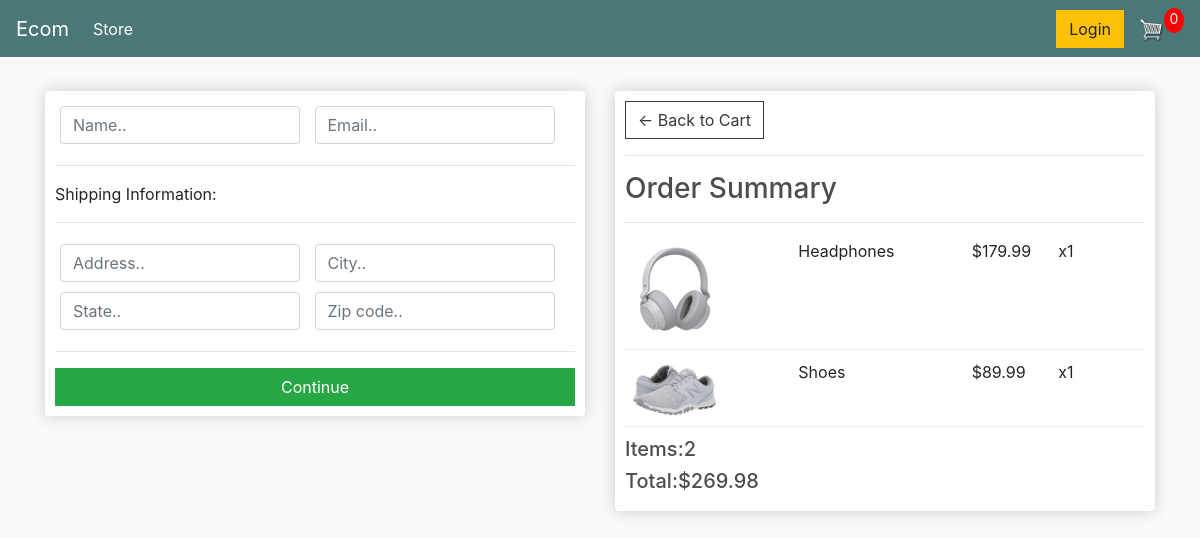
Screenshot of /checkout/ (signed in) with the database file from the repository.
### store/models.py (models this page shows, shortened)
class OrderedItem(models.Model):
    product = models.ForeignKey(Product, on_delete=models.SET_NULL, blank=True, null=True)
    order = models.ForeignKey(Order, on_delete=models.SET_NULL, blank=True, null=True)
    quantity = models.IntegerField(default=0, null=True, blank=True)
    date_added = models.DateTimeField(auto_now_add=True)
    @property
    def get_total(self):
        total = self.product.price * self.quantity
        return total

class Product(models.Model):
    name = models.CharField(max_length=200, null=True)
    price = models.FloatField()
    digital = models.BooleanField(default=False, null=True, blank=False)
    image = models.ImageField(null=True, blank=True)
    @property
    def imageURL(self):
        try:
            url = self.image.url
        except:
            url = ''
        return url

class Order(models.Model):
    customer = models.ForeignKey(Customer, on_delete=models.SET_NULL, blank=True, null=True)
    date_ordered = models.DateTimeField(auto_now_add=True)
    complete = models.BooleanField(default=False, null=True, blank=False)
    transaction_id = models.CharField(max_length=200, null=True)
    @property
    def get_cart_total(self):
        orderitems = self.ordereditem_set.all()
        total = sum([item.get_total for item in orderitems])
        return total
    @property
    def get_cart_items(self):
        orderitems = self.ordereditem_set.all()
        total = sum([item.quantity for item in orderitems])
        return total

### store/views.py (the view)
# urls.py: path('checkout/', views.checkout, name="checkout"),
def checkout(request):
    if request.user.is_authenticated:
        customer = request.user.customer
        order, created = models.Order.objects.get_or_create(customer=customer, complete = False)
        items = order.ordereditem_set.all()
    else:
        items = []
        order = {'get_cart_total':0, 'get_cart_items':0}
    context = {'items':items, 'order':order }
    return render(request, 'store/checkout.html', context)

### store/templates/store/checkout.html (shortened to what this page needs)
{% extends 'store/main.html'%}
{% load static %}
{% block  content %}
<div class="row">
	<div class="col-lg-6">
		<div class="box-element" id="form-wrapper">
            <form id="form">
                <div id="user-info">
                    <div class="form-field">
                        <input required class="form-control" type="text" name="name" placeholder="Name..">
                    </div>
                    <div class="form-field">
                        <input required class="form-control" type="text" name="email" placeholder="Email..">
                    </div>
                </div>
                <div id ="shipping-info">
                    <hr>
                    <p>Shipping Information:</p>
                    <hr>
                    <div class="form-field">
                        <input class="form-control" type="text" name="address" placeholder="Address..">
                    </div>
                     <div class="form-field">
                        <input class="form-control" type="text" name="city" placeholder="City..">
                    </div>
                    <div class="form-field">
                        <input class="form-control" type="text" name="state" placeholder="State..">
                    </div>
                    <div class="form-field">
                        <input class="form-control" type="text" name="zipcode" placeholder="Zip code..">
                    </div>
                </div>
                <hr>
                    <input id="form-button" class="btn btn-success btn-block" type="submit" value="Continue">
            </form>
		</div>
        <br>
	</div>
	<div class="col-lg-6">
		<div class="box-element">
            <a  class="btn btn-outline-dark" href="{% url 'cart' %}">&#x2190; Back to Cart</a>
	        <hr>
            <h3>Order Summary</h3>
	        <hr>
        {% for item in items%}
            <div class="cart-row">
                <div style="flex:2"><img class="row-image" src="{{item.product.imageURL}}"></div>
                <div style="flex:2"><p>{{item.product.name}}</p></div>
                <div style="flex:1"><p>${{ item.product.price | floatformat:2 }}</p></div>
                <div style="flex:1"><p>x{{ item.quantity}}</p></div>
            </div>
        {% endfor %}
            <h5>Items:{{order.get_cart_items}}</h5>
	        <h5>Total:${{order.get_cart_total}}</h5>
		</div>
	</div>
</div>
{% endblock content %}

### ecommerce/static/css/main.css (style rules this page uses)
body { background-color: hsl(0, 0%, 98%); }
h1,h2,h3,h4,h5,h6 { color:hsl(0, 0%, 30%); }
.box-element { box-shadow:hsl(0, 0%, 80%) 0 0 16px; background-color: #fff; border-radius: 4px; padding: 10px; }
.col-lg-4, .col-lg-6, .col-lg-8, .col-lg-12 { margin-top: 10px; }
.btn { border-radius: 0; }
.row-image { width: 100px; }
.form-field { width:250px; display: inline-block; padding: 5px; }
.cart-row { display: flex; align-items: flex-stretch; padding-bottom: 10px; margin-bottom: 10px; border-bottom: 1px solid #ececec; }

### rows the page displays
OrderedItem: product.imageURL (picture), product.name "Headphones", product.price "179.99", quantity "1"
OrderedItem: product.imageURL (picture), product.name "Shoes", product.price "89.99", quantity "1"
Order: get_cart_items "2", get_cart_total "269.98"
